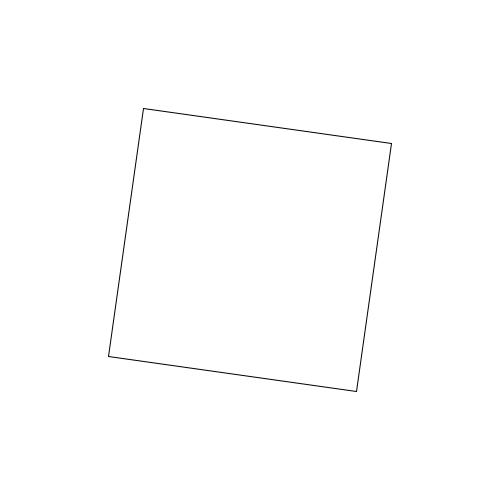
Frame 1 (no input)
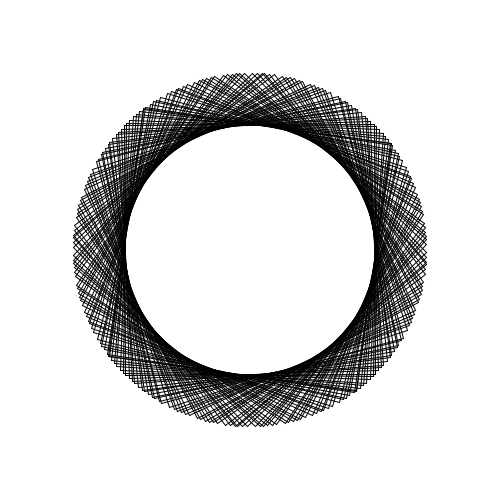
Frame 60 (the mouse pressed at the canvas centre just before this capture)
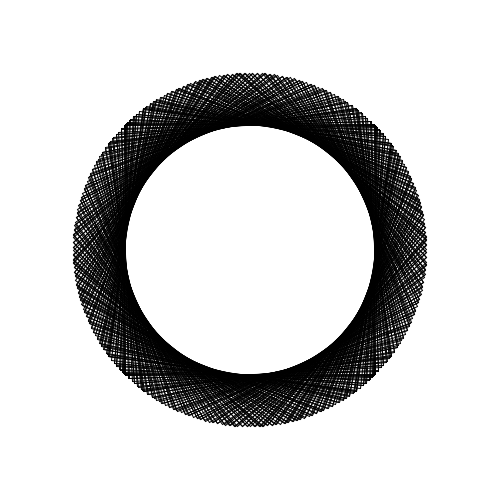
Frame 120 (the mouse held since frame 60 and released just before this capture)

The Processing sketch that drew these frames (run headless with seeded random() and noise(); from frame 60 on, the mouse is pressed at the canvas centre):

// Processing sketch: P04_Dynamic_Transform
// ── P04_Dynamic_Transform.pde
void setup()
{
  size(500, 500);
  rectMode(CENTER);
  noFill();
  background(255);
}

void draw()
{
  //background(255);
  translate(250, 250);
  rotate(millis()/100.0);
  rect(0, 0, 250, 250);
}
